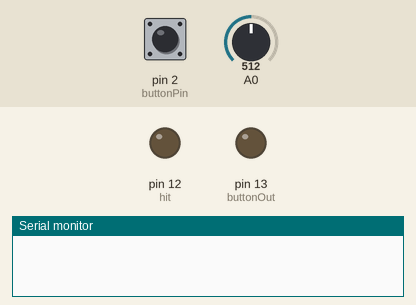
This sketch was run on a simulated Arduino Uno, built with avr-gcc and run on an emulated ATmega328P. Parts: output pins drawn as LEDs (lit = HIGH), the last lines printed to the serial monitor. The test bench sets the inputs (shaded band); at power-on: pin 2 (buttonPin) LOW, A0 = 512.

Above: at 1.2 s.
1.3 s: pin 2 (buttonPin) pulled HIGH for 0.15 s
At 1.43 s:
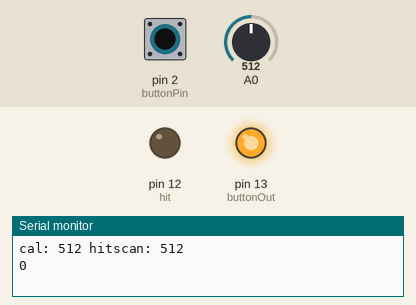
3.0 s: pin 2 (buttonPin) pulled HIGH for 3.2 s
At 7.2 s:
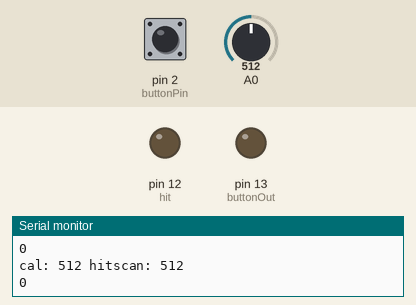
7.8 s: pin 2 (buttonPin) driven HIGH
At 8.6 s:
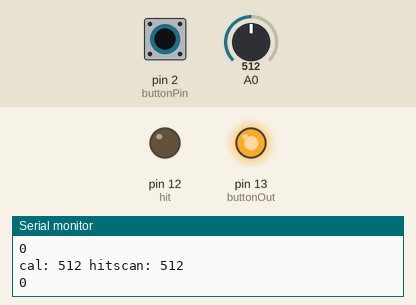
10.8 s: pin 2 (buttonPin) driven LOW
At 12.0 s:
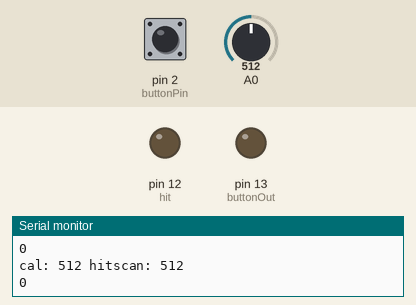
Timing chart, 0 to 13.4 s (numbered marks = the images above; inputs shaded):
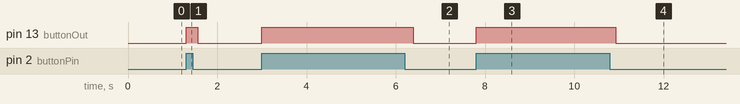

Measured:
- after the input at 1.3 s, pin 13 (buttonOut): LOW → HIGH at once, → LOW 0.26 s later
- after the input at 3.0 s, pin 13 (buttonOut): LOW → HIGH at once, → LOW 3.4 s later
- after the input at 7.8 s, pin 13 (buttonOut): LOW → HIGH at once
- after the input at 10.8 s, pin 13 (buttonOut): HIGH → LOW after 0.13 s

The sketch:

light_gun.ino
```cpp
const int buttonPin = 2; // button input
const int hit = 12;       // indicate if target is hit
const int buttonOut = 13;  // indicate when button is pressed

const int threshold = 30; // light level threshold for hit
const int interval = 50; // delay between black frame and white box

void setup() {
  // put your setup code here, to run once:
  Serial.begin(9600);
  pinMode(buttonPin, INPUT);
  pinMode(hit, OUTPUT);
  pinMode(buttonOut, OUTPUT);
}

void loop() {
  int buttonState = digitalRead(buttonPin);
  if (buttonState == HIGH){
    digitalWrite(buttonOut, HIGH); //send signal to Zedboard

    delay(50); //input lag

    //calibrate dark level
    int cal = analogRead(A0);
    Serial.print("cal: ");
    Serial.print(cal);

    delay(interval);

    //sample light level
    int hitscan = analogRead(A0);
    Serial.print(" hitscan: ");
    Serial.println(hitscan);

    Serial.println(cal - hitscan);

    //if hit
    if((cal-hitscan) >= threshold){
      digitalWrite(hit, HIGH);
      delay(150);
      digitalWrite(hit, LOW);
    }else { //if miss
      digitalWrite(hit, LOW);
      delay(150);
    }
    delay(10);
  } else {
    digitalWrite(buttonOut, LOW);
  }
}
```
